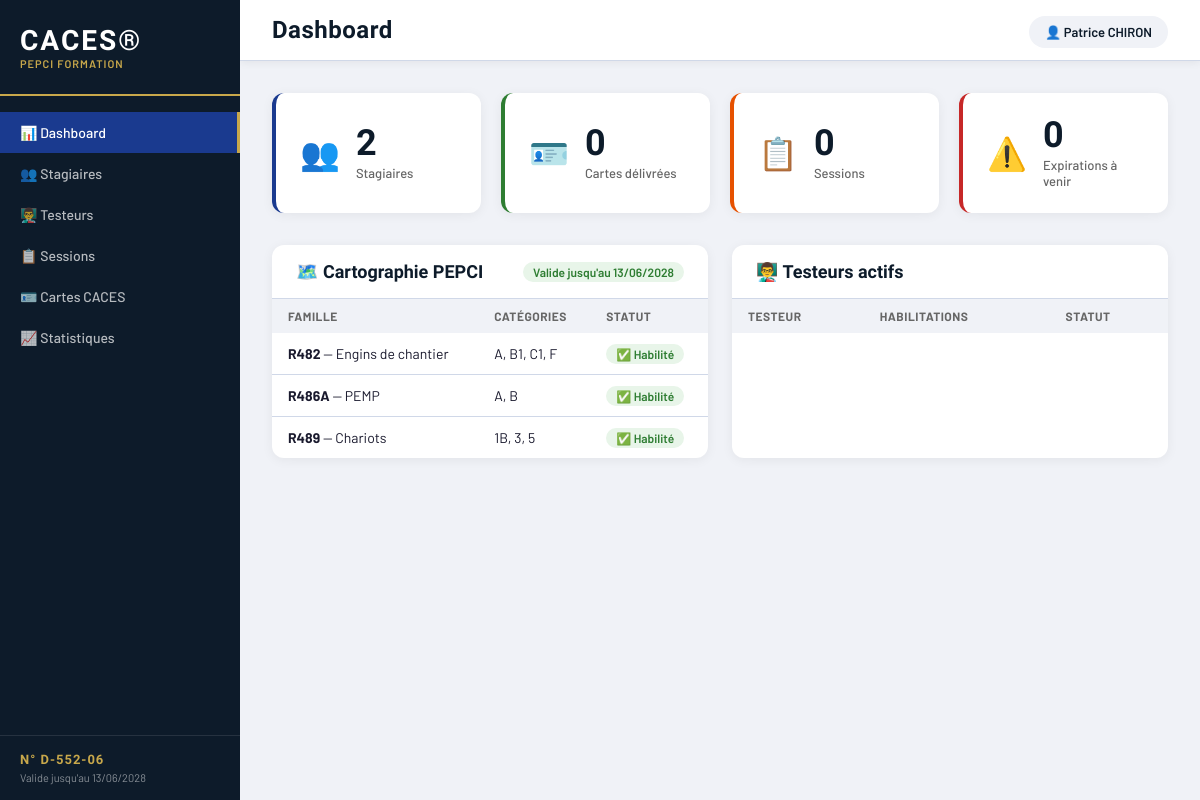
Before: / with the older database file.
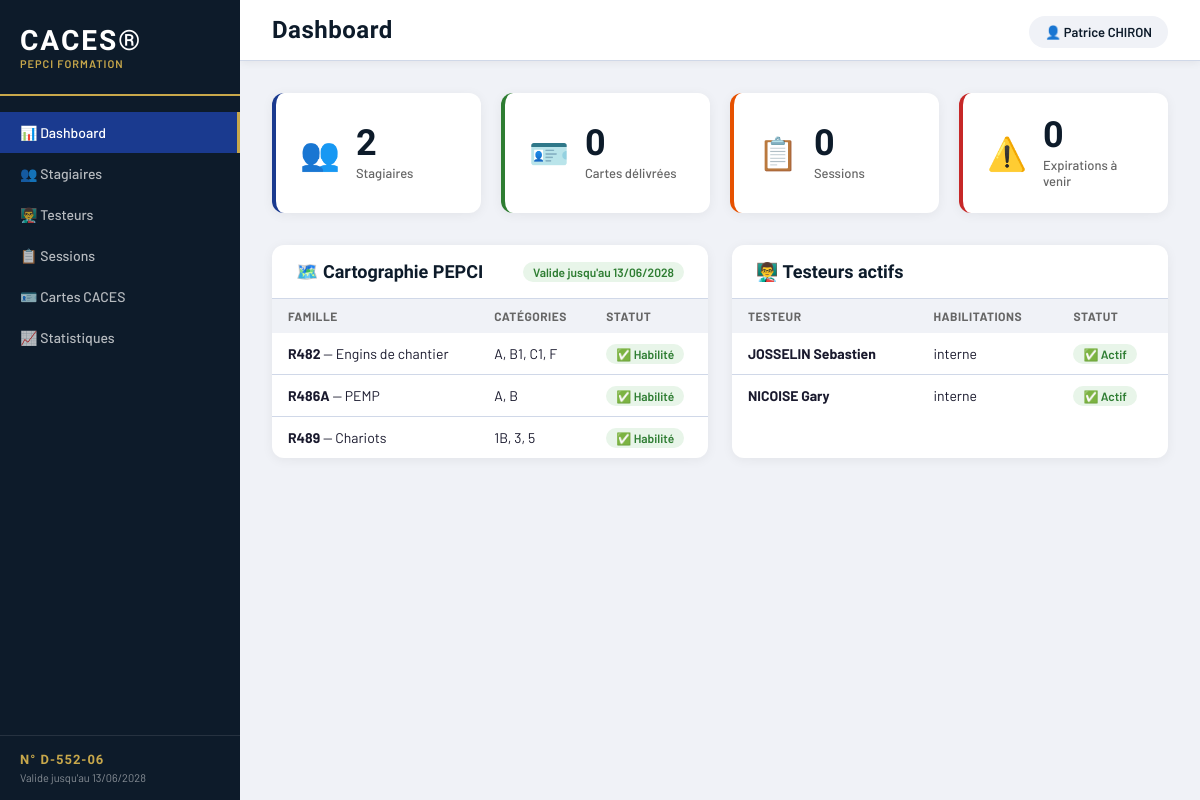
After: the same page with the newer database file.
### app/models/testeur.py (models this page shows)
class Testeur(Base):
    __tablename__ = "testeurs"
    id = Column(Integer, primary_key=True, index=True)
    nom = Column(String(100), nullable=False)
    prenom = Column(String(100), nullable=False)
    email = Column(String(200), nullable=True)
    telephone = Column(String(20), nullable=True)
    photo = Column(String(500), nullable=True)
    statut = Column(String(20), default="interne")  # interne / independant / entreprise
    entreprise = Column(String(200), nullable=True)  # si entreprise ou indépendant
    numero_inrs = Column(String(50), nullable=True)
    date_habilitation = Column(Date, nullable=True)
    date_expiration_habilitation = Column(Date, nullable=True)
    visite_medicale = Column(Date, nullable=True)
    formation_continue = Column(Date, nullable=True)
    note = Column(Text, nullable=True)
    date_creation = Column(DateTime, default=datetime.utcnow)
    actif = Column(Boolean, default=True)

### app/main.py (the view)
@app.get("/")
def dashboard(request: Request):
    db = SessionLocal()
    testeurs = db.query(Testeur).filter(Testeur.actif == True).all()
    stats = {
        "stagiaires": db.query(Stagiaire).filter(Stagiaire.actif == 1).count(),
        "cartes": 0,
        "sessions": db.query(Session).count(),
        "expirations": 0
    }
    db.close()
    return templates.TemplateResponse(
        request=request,
        name="dashboard.html",
        context={
            "page": "dashboard",
            "stats": stats,
            "testeurs": testeurs
        }
    )

### templates/dashboard.html
{% extends "base.html" %}
{% block title %}Dashboard{% endblock %}
{% block content %}
<div class="stats-grid">
    <div class="stat-card blue">
        <div class="stat-icon">👥</div>
        <div class="stat-info">
            <div class="stat-number">{{ stats.stagiaires }}</div>
            <div class="stat-label">Stagiaires</div>
        </div>
    </div>
    <div class="stat-card green">
        <div class="stat-icon">🪪</div>
        <div class="stat-info">
            <div class="stat-number">{{ stats.cartes }}</div>
            <div class="stat-label">Cartes délivrées</div>
        </div>
    </div>
    <div class="stat-card orange">
        <div class="stat-icon">📋</div>
        <div class="stat-info">
            <div class="stat-number">{{ stats.sessions }}</div>
            <div class="stat-label">Sessions</div>
        </div>
    </div>
    <div class="stat-card red">
        <div class="stat-icon">⚠️</div>
        <div class="stat-info">
            <div class="stat-number">{{ stats.expirations }}</div>
            <div class="stat-label">Expirations à venir</div>
        </div>
    </div>
</div>
<div class="dashboard-grid">
    <div class="card">
        <div class="card-header">
            <h2>🗺️ Cartographie PEPCI</h2>
            <span class="badge green">Valide jusqu'au 13/06/2028</span>
        </div>
        <table class="table">
            <thead>
                <tr>
                    <th>Famille</th>
                    <th>Catégories</th>
                    <th>Statut</th>
                </tr>
            </thead>
            <tbody>
                <tr>
                    <td><strong>R482</strong> — Engins de chantier</td>
                    <td>A, B1, C1, F</td>
                    <td><span class="badge green">✅ Habilité</span></td>
                </tr>
                <tr>
                    <td><strong>R486A</strong> — PEMP</td>
                    <td>A, B</td>
                    <td><span class="badge green">✅ Habilité</span></td>
                </tr>
                <tr>
                    <td><strong>R489</strong> — Chariots</td>
                    <td>1B, 3, 5</td>
                    <td><span class="badge green">✅ Habilité</span></td>
                </tr>
            </tbody>
        </table>
    </div>
    <div class="card">
        <div class="card-header">
            <h2>👨‍🏫 Testeurs actifs</h2>
        </div>
        <table class="table">
            <thead>
                <tr>
                    <th>Testeur</th>
                    <th>Habilitations</th>
                    <th>Statut</th>
                </tr>
            </thead>
            <tbody>
                {% for testeur in testeurs %}
                <tr>
                    <td><strong>{{ testeur.nom }} {{ testeur.prenom }}</strong></td>
                    <td>{{ testeur.statut }}</td>
                    <td><span class="badge green">✅ Actif</span></td>
                </tr>
                {% endfor %}
            </tbody>
        </table>
    </div>
</div>
{% endblock %}

### templates/base.html (shortened to what this page needs)
<!DOCTYPE html>
<html lang="fr">
<head>
    <link rel="stylesheet" href="/static/style.css">
</head>
<body>
    <div class="sidebar">
        <div class="sidebar-logo">
            <div class="logo-text">CACES®</div>
            <div class="logo-sub">PEPCI Formation</div>
        </div>
        <nav class="sidebar-nav">
            <a href="/" class="nav-item {% if page == 'dashboard' %}active{% endif %}">
                📊 Dashboard
            </a>
            <a href="/stagiaires" class="nav-item {% if page == 'stagiaires' %}active{% endif %}">
                👥 Stagiaires
            </a>
            <a href="/testeurs" class="nav-item {% if page == 'testeurs' %}active{% endif %}">
                👨‍🏫 Testeurs
            </a>
            <a href="/sessions" class="nav-item {% if page == 'sessions' %}active{% endif %}">
                📋 Sessions
            </a>
            <a href="/cartes" class="nav-item {% if page == 'cartes' %}active{% endif %}">
                🪪 Cartes CACES
            </a>
            <a href="/statistiques" class="nav-item {% if page == 'statistiques' %}active{% endif %}">
                📈 Statistiques
            </a>
        </nav>
        <div class="sidebar-footer">
            <div class="cert-badge">N° D-552-06</div>
            <div class="cert-date">Valide jusqu'au 13/06/2028</div>
        </div>
    </div>
    <div class="main">
        <div class="topbar">
            <h1 class="page-title">{% block title %}{% endblock %}</h1>
            <div class="topbar-right">
                <span class="user-badge">👤 Patrice CHIRON</span>
            </div>
        </div>
        <div class="content">
            {% block content %}{% endblock %}
        </div>
    </div>
</body>
</html>

### static/style.css (style rules this page uses)
:root { --blue: #1a3a8f; --blue-light: #2350c8; --dark: #0d1b2a; --gold: #c8a84b; --green: #2e7d32; --orange: #e65100; --red: #c62828; --gray: #f0f2f7; --border: #d0d8e8; --text: #1a1a2e; --sidebar-width: 240px; }
* { box-sizing: border-box; margin: 0; padding: 0; }
body { font-family: 'Barlow', sans-serif; background: var(--gray); color: var(--text); display: flex; min-height: 100vh; }
.sidebar { width: var(--sidebar-width); background: var(--dark); display: flex; flex-direction: column; position: fixed; height: 100vh; z-index: 100; }
.sidebar-logo { padding: 24px 20px; border-bottom: 2px solid var(--gold); }
.logo-text { font-family: 'Barlow Condensed', sans-serif; font-size: 28px; font-weight: 800; color: white; letter-spacing: 2px; }
.logo-sub { font-size: 11px; color: var(--gold); font-weight: 600; letter-spacing: 1px; text-transform: uppercase; }
.sidebar-nav { flex: 1; padding: 16px 0; }
.nav-item { display: flex; align-items: center; gap: 12px; padding: 12px 20px; color: rgba(255,255,255,0.7); text-decoration: none; font-size: 14px; font-weight: 500; transition: all 0.2s; }
.nav-item.active { background: var(--blue); color: white; border-right: 3px solid var(--gold); }
.sidebar-footer { padding: 16px 20px; border-top: 1px solid rgba(255,255,255,0.1); }
.cert-badge { font-family: 'Barlow Condensed', sans-serif; font-size: 13px; font-weight: 700; color: var(--gold); letter-spacing: 1px; }
.cert-date { font-size: 11px; color: rgba(255,255,255,0.5); margin-top: 4px; }
.main { margin-left: var(--sidebar-width); flex: 1; display: flex; flex-direction: column; }
.topbar { background: white; padding: 16px 32px; display: flex; justify-content: space-between; align-items: center; border-bottom: 1px solid var(--border); box-shadow: 0 2px 8px rgba(0,0,0,0.06); }
.page-title { font-family: 'Barlow Condensed', sans-serif; font-size: 24px; font-weight: 700; color: var(--dark); letter-spacing: 0.5px; }
.user-badge { background: var(--gray); padding: 8px 16px; border-radius: 20px; font-size: 13px; font-weight: 600; color: var(--dark); }
.content { padding: 32px; flex: 1; }
.stats-grid { display: grid; grid-template-columns: repeat(4, 1fr); gap: 20px; margin-bottom: 32px; }
.stat-card { background: white; border-radius: 12px; padding: 24px; display: flex; align-items: center; gap: 16px; box-shadow: 0 2px 12px rgba(0,0,0,0.06); border-left: 4px solid; }
.stat-card.blue { border-color: var(--blue); }
.stat-card.green { border-color: var(--green); }
.stat-card.orange { border-color: var(--orange); }
.stat-card.red { border-color: var(--red); }
.stat-icon { font-size: 32px; }
.stat-number { font-family: 'Barlow Condensed', sans-serif; font-size: 36px; font-weight: 800; color: var(--dark); line-height: 1; }
.stat-label { font-size: 13px; color: #666; font-weight: 500; margin-top: 4px; }
.dashboard-grid { display: grid; grid-template-columns: 1fr 1fr; gap: 24px; }
.card { background: white; border-radius: 12px; box-shadow: 0 2px 12px rgba(0,0,0,0.06); overflow: hidden; }
.card-header { padding: 16px 24px; border-bottom: 1px solid var(--border); display: flex; justify-content: space-between; align-items: center; }
.card-header h2 { font-family: 'Barlow Condensed', sans-serif; font-size: 18px; font-weight: 700; color: var(--dark); }
.table { width: 100%; border-collapse: collapse; font-size: 14px; }
.table th { background: var(--gray); padding: 10px 16px; text-align: left; font-size: 12px; font-weight: 700; text-transform: uppercase; letter-spacing: 0.5px; color: #666; }
.table td { padding: 12px 16px; border-bottom: 1px solid var(--border); }
.table tr:last-child td { border-bottom: none; }
.badge { padding: 3px 10px; border-radius: 12px; font-size: 12px; font-weight: 600; }
.badge.green { background: #e8f5e9; color: var(--green); }

Changed rows visible on the page:
added Testeur: nom "JOSSELIN", prenom "Sebastien", statut "interne"
added Testeur: nom "NICOISE", prenom "Gary", statut "interne"
